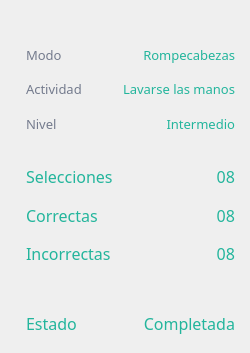
       <widget class="QWidget" name="informacion_resumen">
        <property name="font">
         <font>
          <family>Gilroy-Regular</family>
          <pointsize>10</pointsize>
         </font>
        </property>
        <widget class="QWidget" name="layoutWidget">
         <property name="geometry">
          <rect>
           <x>20</x>
           <y>40</y>
           <width>221</width>
           <height>98</height>
          </rect>
         </property>
         <layout class="QGridLayout" name="gridLayout_2">
          <property name="leftMargin">
           <number>6</number>
          </property>
          <property name="rightMargin">
           <number>6</number>
          </property>
          <item row="0" column="0">
           <widget class="QLabel" name="modo_resumen_titulo">
            <property name="font">
             <font>
              <family>Gilroy-Bold</family>
              <pointsize>10</pointsize>
              <weight>50</weight>
              <bold>false</bold>
             </font>
            </property>
            <property name="styleSheet">
             <string notr="true">color: rgb(116, 123, 141);</string>
            </property>
            <property name="text">
             <string>Modo</string>
            </property>
            <property name="alignment">
             <set>Qt::AlignLeading|Qt::AlignLeft|Qt::AlignVCenter</set>
            </property>
            <property name="margin">
             <number>6</number>
            </property>
           </widget>
          </item>
          <item row="0" column="1">
           <widget class="QLabel" name="modo_resumen_texto">
            <property name="font">
             <font>
              <family>Gilroy-Regular</family>
              <pointsize>10</pointsize>
              <weight>50</weight>
              <bold>false</bold>
             </font>
            </property>
            <property name="styleSheet">
             <string notr="true">color: rgb(35, 181, 156);</string>
            </property>
            <property name="text">
             <string>Rompecabezas</string>
            </property>
            <property name="alignment">
             <set>Qt::AlignRight|Qt::AlignTrailing|Qt::AlignVCenter</set>
            </property>
            <property name="margin">
             <number>6</number>
            </property>
           </widget>
          </item>
          <item row="1" column="0">
           <widget class="QLabel" name="actividad_resumen_titulo">
            <property name="font">
             <font>
              <family>Gilroy-Bold</family>
              <pointsize>10</pointsize>
              <weight>50</weight>
              <bold>false</bold>
             </font>
            </property>
            <property name="styleSheet">
             <string notr="true">color: rgb(116, 123, 141);</string>
            </property>
            <property name="text">
             <string>Actividad</string>
            </property>
            <property name="alignment">
             <set>Qt::AlignLeading|Qt::AlignLeft|Qt::AlignVCenter</set>
            </property>
            <property name="margin">
             <number>6</number>
            </property>
           </widget>
          </item>
          <item row="1" column="1">
           <widget class="QLabel" name="actividad_resumen_texto">
            <property name="font">
             <font>
              <family>Gilroy-Regular</family>
              <pointsize>10</pointsize>
              <weight>50</weight>
              <bold>false</bold>
             </font>
            </property>
            <property name="styleSheet">
             <string notr="true">color: rgb(35, 181, 156);</string>
            </property>
            <property name="text">
             <string>Lavarse las manos</string>
            </property>
            <property name="alignment">
             <set>Qt::AlignRight|Qt::AlignTrailing|Qt::AlignVCenter</set>
            </property>
            <property name="margin">
             <number>6</number>
            </property>
           </widget>
          </item>
          <item row="2" column="0">
           <widget class="QLabel" name="nivel_resumen_titulo">
            <property name="font">
             <font>
              <family>Gilroy-Bold</family>
              <pointsize>10</pointsize>
              <weight>50</weight>
              <bold>false</bold>
             </font>
            </property>
            <property name="styleSheet">
             <string notr="true">color: rgb(116, 123, 141);</string>
            </property>
            <property name="text">
             <string>Nivel</string>
            </property>
            <property name="alignment">
             <set>Qt::AlignLeading|Qt::AlignLeft|Qt::AlignVCenter</set>
            </property>
            <property name="margin">
             <number>6</number>
            </property>
           </widget>
          </item>
          <item row="2" column="1">
           <widget class="QLabel" name="nivel_resumen_texto">
            <property name="font">
             <font>
              <family>Gilroy-Regular</family>
              <pointsize>10</pointsize>
              <weight>50</weight>
              <bold>false</bold>
             </font>
            </property>
            <property name="styleSheet">
             <string notr="true">color: rgb(35, 181, 156);</string>
            </property>
            <property name="text">
             <string>Intermedio</string>
            </property>
            <property name="alignment">
             <set>Qt::AlignRight|Qt::AlignTrailing|Qt::AlignVCenter</set>
            </property>
            <property name="margin">
             <number>6</number>
            </property>
           </widget>
          </item>
         </layout>
        </widget>
        <widget class="QWidget" name="layoutWidget">
         <property name="geometry">
          <rect>
           <x>20</x>
           <y>160</y>
           <width>221</width>
           <height>110</height>
          </rect>
         </property>
         <layout class="QGridLayout" name="gridLayout_3">
          <property name="leftMargin">
           <number>6</number>
          </property>
          <property name="rightMargin">
           <number>6</number>
          </property>
          <item row="0" column="0">
           <widget class="QLabel" name="selecciones_resumen_titulo">
            <property name="font">
             <font>
              <family>Gilroy-Bold</family>
              <pointsize>12</pointsize>
              <weight>50</weight>
              <bold>false</bold>
             </font>
            </property>
            <property name="styleSheet">
             <string notr="true">color: rgb(35, 181, 156);</string>
            </property>
            <property name="text">
             <string>Selecciones</string>
            </property>
            <property name="alignment">
             <set>Qt::AlignLeading|Qt::AlignLeft|Qt::AlignVCenter</set>
            </property>
            <property name="margin">
             <number>6</number>
            </property>
           </widget>
          </item>
          <item row="0" column="1">
           <widget class="QLabel" name="selecciones_resumen_texto">
            <property name="font">
             <font>
              <family>Gilroy-Regular</family>
              <pointsize>12</pointsize>
              <weight>50</weight>
              <bold>false</bold>
             </font>
            </property>
            <property name="styleSheet">
             <string notr="true">color: rgb(35, 181, 156);</string>
            </property>
            <property name="text">
             <string>08</string>
            </property>
            <property name="alignment">
             <set>Qt::AlignRight|Qt::AlignTrailing|Qt::AlignVCenter</set>
            </property>
            <property name="margin">
             <number>6</number>
            </property>
           </widget>
          </item>
          <item row="1" column="0">
           <widget class="QLabel" name="correctas_resumen_titulo">
            <property name="font">
             <font>
              <family>Gilroy-Bold</family>
              <pointsize>12</pointsize>
              <weight>50</weight>
              <bold>false</bold>
             </font>
            </property>
            <property name="styleSheet">
             <string notr="true">color: rgb(35, 181, 156);</string>
            </property>
            <property name="text">
             <string>Correctas</string>
            </property>
            <property name="alignment">
             <set>Qt::AlignLeading|Qt::AlignLeft|Qt::AlignVCenter</set>
            </property>
            <property name="margin">
             <number>6</number>
            </property>
           </widget>
          </item>
          <item row="1" column="1">
           <widget class="QLabel" name="correctas_resumen_texto">
            <property name="font">
             <font>
              <family>Gilroy-Regular</family>
              <pointsize>12</pointsize>
              <weight>50</weight>
              <bold>false</bold>
             </font>
            </property>
            <property name="styleSheet">
             <string notr="true">color:  rgb(35, 181, 156);</string>
            </property>
            <property name="text">
             <string>08</string>
            </property>
            <property name="alignment">
             <set>Qt::AlignRight|Qt::AlignTrailing|Qt::AlignVCenter</set>
            </property>
            <property name="margin">
             <number>6</number>
            </property>
           </widget>
          </item>
          <item row="2" column="0">
           <widget class="QLabel" name="incorrectas_resumen_titulo">
            <property name="font">
             <font>
              <family>Gilroy-Bold</family>
              <pointsize>12</pointsize>
              <weight>50</weight>
              <bold>false</bold>
             </font>
            </property>
            <property name="styleSheet">
             <string notr="true">color: rgb(35, 181, 156);</string>
            </property>
            <property name="text">
             <string>Incorrectas</string>
            </property>
            <property name="alignment">
             <set>Qt::AlignLeading|Qt::AlignLeft|Qt::AlignVCenter</set>
            </property>
            <property name="margin">
             <number>6</number>
            </property>
           </widget>
          </item>
          <item row="2" column="1">
           <widget class="QLabel" name="incorrectas_resumen_texto">
            <property name="font">
             <font>
              <family>Gilroy-Regular</family>
              <pointsize>12</pointsize>
              <weight>50</weight>
              <bold>false</bold>
             </font>
            </property>
            <property name="styleSheet">
             <string notr="true">color: rgb(35, 181, 156);</string>
            </property>
            <property name="text">
             <string>08</string>
            </property>
            <property name="alignment">
             <set>Qt::AlignRight|Qt::AlignTrailing|Qt::AlignVCenter</set>
            </property>
            <property name="margin">
             <number>6</number>
            </property>
           </widget>
          </item>
         </layout>
        </widget>
        <widget class="QWidget" name="layoutWidget">
         <property name="geometry">
          <rect>
           <x>20</x>
           <y>303</y>
           <width>221</width>
           <height>41</height>
          </rect>
         </property>
         <layout class="QGridLayout" name="gridLayout_4">
          <property name="leftMargin">
           <number>6</number>
          </property>
          <property name="rightMargin">
           <number>6</number>
          </property>
          <item row="0" column="0">
           <widget class="QLabel" name="estado_resumen_titulo">
            <property name="font">
             <font>
              <family>Gilroy-Bold</family>
              <pointsize>12</pointsize>
              <weight>50</weight>
              <bold>false</bold>
             </font>
            </property>
            <property name="styleSheet">
             <string notr="true">color: rgb(35, 181, 156);</string>
            </property>
            <property name="text">
             <string>Estado</string>
            </property>
            <property name="alignment">
             <set>Qt::AlignLeading|Qt::AlignLeft|Qt::AlignVCenter</set>
            </property>
            <property name="margin">
             <number>6</number>
            </property>
           </widget>
          </item>
          <item row="0" column="1">
           <widget class="QLabel" name="estado_resumen_texto">
            <property name="font">
             <font>
              <family>Gilroy-Regular</family>
              <pointsize>12</pointsize>
              <weight>50</weight>
              <bold>false</bold>
             </font>
            </property>
            <property name="styleSheet">
             <string notr="true">color: rgb(35, 181, 156);</string>
            </property>
            <property name="text">
             <string>Completada</string>
            </property>
            <property name="alignment">
             <set>Qt::AlignRight|Qt::AlignTrailing|Qt::AlignVCenter</set>
            </property>
            <property name="margin">
             <number>6</number>
            </property>
           </widget>
          </item>
         </layout>
        </widget>
       </widget>
